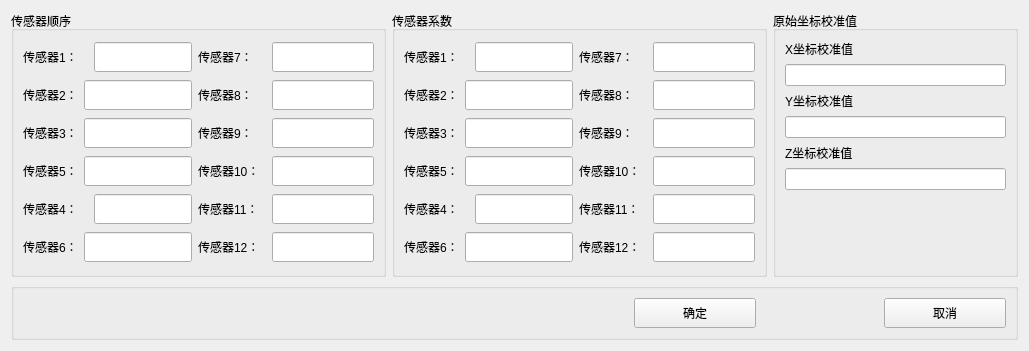
<?xml version="1.0" encoding="UTF-8"?>
<ui version="4.0">
 <class>disp2dpara</class>
 <widget class="QWidget" name="disp2dpara">
  <property name="geometry">
   <rect>
    <x>0</x>
    <y>0</y>
    <width>1029</width>
    <height>351</height>
   </rect>
  </property>
  <property name="windowTitle">
   <string>Form</string>
  </property>
  <layout class="QGridLayout" name="gridLayout_3">
   <item row="0" column="0">
    <layout class="QHBoxLayout" name="horizontalLayout_18">
     <item>
      <widget class="QGroupBox" name="groupBox">
       <property name="title">
        <string>传感器顺序</string>
       </property>
       <layout class="QGridLayout" name="gridLayout">
        <item row="3" column="0">
         <layout class="QHBoxLayout" name="horizontalLayout_6" stretch="0,6">
          <property name="spacing">
           <number>6</number>
          </property>
          <item>
           <widget class="QLabel" name="label_5">
            <property name="text">
             <string>传感器5：</string>
            </property>
           </widget>
          </item>
          <item>
           <widget class="QLineEdit" name="edit_Sensor5Order">
            <property name="minimumSize">
             <size>
              <width>0</width>
              <height>30</height>
             </size>
            </property>
           </widget>
          </item>
         </layout>
        </item>
        <item row="0" column="0">
         <layout class="QHBoxLayout" name="horizontalLayout_2" stretch="4,6">
          <item>
           <widget class="QLabel" name="label">
            <property name="text">
             <string>传感器1：</string>
            </property>
           </widget>
          </item>
          <item>
           <widget class="QLineEdit" name="edit_Sensor1Order">
            <property name="minimumSize">
             <size>
              <width>0</width>
              <height>30</height>
             </size>
            </property>
           </widget>
          </item>
         </layout>
        </item>
        <item row="4" column="0">
         <layout class="QHBoxLayout" name="horizontalLayout_5" stretch="4,6">
          <item>
           <widget class="QLabel" name="label_3">
            <property name="text">
             <string>传感器4：</string>
            </property>
           </widget>
          </item>
          <item>
           <widget class="QLineEdit" name="edit_Sensor4Order">
            <property name="minimumSize">
             <size>
              <width>0</width>
              <height>30</height>
             </size>
            </property>
           </widget>
          </item>
         </layout>
        </item>
        <item row="1" column="0">
         <layout class="QHBoxLayout" name="horizontalLayout_3">
          <item>
           <widget class="QLabel" name="label_2">
            <property name="text">
             <string>传感器2：</string>
            </property>
           </widget>
          </item>
          <item>
           <widget class="QLineEdit" name="edit_Sensor2Order">
            <property name="minimumSize">
             <size>
              <width>0</width>
              <height>30</height>
             </size>
            </property>
           </widget>
          </item>
         </layout>
        </item>
        <item row="2" column="0">
         <layout class="QHBoxLayout" name="horizontalLayout_4">
          <item>
           <widget class="QLabel" name="label_4">
            <property name="text">
             <string>传感器3：</string>
            </property>
           </widget>
          </item>
          <item>
           <widget class="QLineEdit" name="edit_Sensor3Order">
            <property name="minimumSize">
             <size>
              <width>0</width>
              <height>30</height>
             </size>
            </property>
           </widget>
          </item>
         </layout>
        </item>
        <item row="5" column="0">
         <layout class="QHBoxLayout" name="horizontalLayout_7" stretch="0,6">
          <item>
           <widget class="QLabel" name="label_6">
            <property name="text">
             <string>传感器6：</string>
            </property>
           </widget>
          </item>
          <item>
           <widget class="QLineEdit" name="edit_Sensor6Order">
            <property name="minimumSize">
             <size>
              <width>0</width>
              <height>30</height>
             </size>
            </property>
           </widget>
          </item>
         </layout>
        </item>
        <item row="0" column="1">
         <layout class="QHBoxLayout" name="horizontalLayout_19" stretch="4,6">
          <item>
           <widget class="QLabel" name="label_17">
            <property name="text">
             <string>传感器7：</string>
            </property>
           </widget>
          </item>
          <item>
           <widget class="QLineEdit" name="edit_Sensor7Order">
            <property name="minimumSize">
             <size>
              <width>0</width>
              <height>30</height>
             </size>
            </property>
           </widget>
          </item>
         </layout>
        </item>
        <item row="1" column="1">
         <layout class="QHBoxLayout" name="horizontalLayout_20" stretch="4,6">
          <item>
           <widget class="QLabel" name="label_18">
            <property name="text">
             <string>传感器8：</string>
            </property>
           </widget>
          </item>
          <item>
           <widget class="QLineEdit" name="edit_Sensor8Order">
            <property name="minimumSize">
             <size>
              <width>0</width>
              <height>30</height>
             </size>
            </property>
           </widget>
          </item>
         </layout>
        </item>
        <item row="2" column="1">
         <layout class="QHBoxLayout" name="horizontalLayout_21" stretch="4,6">
          <item>
           <widget class="QLabel" name="label_19">
            <property name="text">
             <string>传感器9：</string>
            </property>
           </widget>
          </item>
          <item>
           <widget class="QLineEdit" name="edit_Sensor9Order">
            <property name="minimumSize">
             <size>
              <width>0</width>
              <height>30</height>
             </size>
            </property>
           </widget>
          </item>
         </layout>
        </item>
        <item row="3" column="1">
         <layout class="QHBoxLayout" name="horizontalLayout_22" stretch="4,6">
          <item>
           <widget class="QLabel" name="label_20">
            <property name="text">
             <string>传感器10：</string>
            </property>
           </widget>
          </item>
          <item>
           <widget class="QLineEdit" name="edit_Sensor10Order">
            <property name="minimumSize">
             <size>
              <width>0</width>
              <height>30</height>
             </size>
            </property>
           </widget>
          </item>
         </layout>
        </item>
        <item row="4" column="1">
         <layout class="QHBoxLayout" name="horizontalLayout_23" stretch="4,6">
          <item>
           <widget class="QLabel" name="label_21">
            <property name="text">
             <string>传感器11：</string>
            </property>
           </widget>
          </item>
          <item>
           <widget class="QLineEdit" name="edit_Sensor11Order">
            <property name="minimumSize">
             <size>
              <width>0</width>
              <height>30</height>
             </size>
            </property>
           </widget>
          </item>
         </layout>
        </item>
        <item row="5" column="1">
         <layout class="QHBoxLayout" name="horizontalLayout_24" stretch="4,6">
          <item>
           <widget class="QLabel" name="label_22">
            <property name="text">
             <string>传感器12：</string>
            </property>
           </widget>
          </item>
          <item>
           <widget class="QLineEdit" name="edit_Sensor12Order">
            <property name="minimumSize">
             <size>
              <width>0</width>
              <height>30</height>
             </size>
            </property>
           </widget>
          </item>
         </layout>
        </item>
       </layout>
      </widget>
     </item>
     <item>
      <widget class="QGroupBox" name="groupBox_2">
       <property name="title">
        <string>传感器系数</string>
       </property>
       <layout class="QGridLayout" name="gridLayout_2">
        <item row="0" column="2">
         <layout class="QHBoxLayout" name="horizontalLayout_25" stretch="4,6">
          <item>
           <widget class="QLabel" name="label_23">
            <property name="text">
             <string>传感器7：</string>
            </property>
           </widget>
          </item>
          <item>
           <widget class="QLineEdit" name="edit_Sensor7Para">
            <property name="minimumSize">
             <size>
              <width>0</width>
              <height>30</height>
             </size>
            </property>
           </widget>
          </item>
         </layout>
        </item>
        <item row="3" column="2">
         <layout class="QHBoxLayout" name="horizontalLayout_28" stretch="4,6">
          <item>
           <widget class="QLabel" name="label_26">
            <property name="text">
             <string>传感器10：</string>
            </property>
           </widget>
          </item>
          <item>
           <widget class="QLineEdit" name="edit_Sensor10Para">
            <property name="minimumSize">
             <size>
              <width>0</width>
              <height>30</height>
             </size>
            </property>
           </widget>
          </item>
         </layout>
        </item>
        <item row="5" column="2">
         <layout class="QHBoxLayout" name="horizontalLayout_30" stretch="4,6">
          <item>
           <widget class="QLabel" name="label_28">
            <property name="text">
             <string>传感器12：</string>
            </property>
           </widget>
          </item>
          <item>
           <widget class="QLineEdit" name="edit_Sensor12Para">
            <property name="minimumSize">
             <size>
              <width>0</width>
              <height>30</height>
             </size>
            </property>
           </widget>
          </item>
         </layout>
        </item>
        <item row="1" column="2">
         <layout class="QHBoxLayout" name="horizontalLayout_26" stretch="4,6">
          <item>
           <widget class="QLabel" name="label_24">
            <property name="text">
             <string>传感器8：</string>
            </property>
           </widget>
          </item>
          <item>
           <widget class="QLineEdit" name="edit_Sensor8Para">
            <property name="minimumSize">
             <size>
              <width>0</width>
              <height>30</height>
             </size>
            </property>
           </widget>
          </item>
         </layout>
        </item>
        <item row="4" column="2">
         <layout class="QHBoxLayout" name="horizontalLayout_29" stretch="4,6">
          <item>
           <widget class="QLabel" name="label_27">
            <property name="text">
             <string>传感器11：</string>
            </property>
           </widget>
          </item>
          <item>
           <widget class="QLineEdit" name="edit_Sensor11Para">
            <property name="minimumSize">
             <size>
              <width>0</width>
              <height>30</height>
             </size>
            </property>
           </widget>
          </item>
         </layout>
        </item>
        <item row="4" column="1">
         <layout class="QHBoxLayout" name="horizontalLayout_11" stretch="4,6">
          <item>
           <widget class="QLabel" name="label_10">
            <property name="text">
             <string>传感器4：</string>
            </property>
           </widget>
          </item>
          <item>
           <widget class="QLineEdit" name="edit_Sensor4Para">
            <property name="minimumSize">
             <size>
              <width>0</width>
              <height>30</height>
             </size>
            </property>
           </widget>
          </item>
         </layout>
        </item>
        <item row="2" column="1">
         <layout class="QHBoxLayout" name="horizontalLayout_10">
          <item>
           <widget class="QLabel" name="label_9">
            <property name="text">
             <string>传感器3：</string>
            </property>
           </widget>
          </item>
          <item>
           <widget class="QLineEdit" name="edit_Sensor3Para">
            <property name="minimumSize">
             <size>
              <width>0</width>
              <height>30</height>
             </size>
            </property>
           </widget>
          </item>
         </layout>
        </item>
        <item row="0" column="1">
         <layout class="QHBoxLayout" name="horizontalLayout_8" stretch="4,6">
          <item>
           <widget class="QLabel" name="label_7">
            <property name="text">
             <string>传感器1：</string>
            </property>
           </widget>
          </item>
          <item>
           <widget class="QLineEdit" name="edit_Sensor1Para">
            <property name="minimumSize">
             <size>
              <width>0</width>
              <height>30</height>
             </size>
            </property>
           </widget>
          </item>
         </layout>
        </item>
        <item row="3" column="1">
         <layout class="QHBoxLayout" name="horizontalLayout_12" stretch="0,6">
          <property name="spacing">
           <number>6</number>
          </property>
          <item>
           <widget class="QLabel" name="label_11">
            <property name="text">
             <string>传感器5：</string>
            </property>
           </widget>
          </item>
          <item>
           <widget class="QLineEdit" name="edit_Sensor5Para">
            <property name="minimumSize">
             <size>
              <width>0</width>
              <height>30</height>
             </size>
            </property>
           </widget>
          </item>
         </layout>
        </item>
        <item row="5" column="1">
         <layout class="QHBoxLayout" name="horizontalLayout_13" stretch="0,6">
          <item>
           <widget class="QLabel" name="label_12">
            <property name="text">
             <string>传感器6：</string>
            </property>
           </widget>
          </item>
          <item>
           <widget class="QLineEdit" name="edit_Sensor6Para">
            <property name="minimumSize">
             <size>
              <width>0</width>
              <height>30</height>
             </size>
            </property>
           </widget>
          </item>
         </layout>
        </item>
        <item row="2" column="2">
         <layout class="QHBoxLayout" name="horizontalLayout_27" stretch="4,6">
          <item>
           <widget class="QLabel" name="label_25">
            <property name="text">
             <string>传感器9：</string>
            </property>
           </widget>
          </item>
          <item>
           <widget class="QLineEdit" name="edit_Sensor9Para">
            <property name="minimumSize">
             <size>
              <width>0</width>
              <height>30</height>
             </size>
            </property>
           </widget>
          </item>
         </layout>
        </item>
        <item row="1" column="1">
         <layout class="QHBoxLayout" name="horizontalLayout_9">
          <item>
           <widget class="QLabel" name="label_8">
            <property name="text">
             <string>传感器2：</string>
            </property>
           </widget>
          </item>
          <item>
           <widget class="QLineEdit" name="edit_Sensor2Para">
            <property name="minimumSize">
             <size>
              <width>0</width>
              <height>30</height>
             </size>
            </property>
           </widget>
          </item>
         </layout>
        </item>
       </layout>
      </widget>
     </item>
     <item>
      <widget class="QGroupBox" name="groupBox_4">
       <property name="title">
        <string>原始坐标校准值</string>
       </property>
       <layout class="QVBoxLayout" name="verticalLayout_3">
        <item>
         <layout class="QVBoxLayout" name="verticalLayout">
          <item>
           <widget class="QLabel" name="label_13">
            <property name="text">
             <string>X坐标校准值</string>
            </property>
           </widget>
          </item>
          <item>
           <widget class="QLineEdit" name="edit_Xaxis"/>
          </item>
         </layout>
        </item>
        <item>
         <layout class="QVBoxLayout" name="verticalLayout_4">
          <item>
           <widget class="QLabel" name="label_14">
            <property name="text">
             <string>Y坐标校准值</string>
            </property>
           </widget>
          </item>
          <item>
           <widget class="QLineEdit" name="edit_Yaxis"/>
          </item>
         </layout>
        </item>
        <item>
         <layout class="QVBoxLayout" name="verticalLayout_2">
          <item>
           <widget class="QLabel" name="label_15">
            <property name="text">
             <string>Z坐标校准值</string>
            </property>
           </widget>
          </item>
          <item>
           <widget class="QLineEdit" name="edit_Zaxis"/>
          </item>
         </layout>
        </item>
        <item>
         <spacer name="verticalSpacer">
          <property name="orientation">
           <enum>Qt::Vertical</enum>
          </property>
          <property name="sizeHint" stdset="0">
           <size>
            <width>20</width>
            <height>40</height>
           </size>
          </property>
         </spacer>
        </item>
       </layout>
      </widget>
     </item>
    </layout>
   </item>
   <item row="1" column="0">
    <widget class="QGroupBox" name="groupBox_3">
     <property name="title">
      <string/>
     </property>
     <layout class="QHBoxLayout" name="horizontalLayout" stretch="20,4,4,4">
      <item>
       <spacer name="horizontalSpacer">
        <property name="orientation">
         <enum>Qt::Horizontal</enum>
        </property>
        <property name="sizeHint" stdset="0">
         <size>
          <width>325</width>
          <height>20</height>
         </size>
        </property>
       </spacer>
      </item>
      <item>
       <widget class="QPushButton" name="pbtn_SenerSet">
        <property name="minimumSize">
         <size>
          <width>0</width>
          <height>30</height>
         </size>
        </property>
        <property name="text">
         <string>确定</string>
        </property>
       </widget>
      </item>
      <item>
       <spacer name="horizontalSpacer_2">
        <property name="orientation">
         <enum>Qt::Horizontal</enum>
        </property>
        <property name="sizeHint" stdset="0">
         <size>
          <width>62</width>
          <height>20</height>
         </size>
        </property>
       </spacer>
      </item>
      <item>
       <widget class="QPushButton" name="pbtn_SenerCancel">
        <property name="minimumSize">
         <size>
          <width>0</width>
          <height>30</height>
         </size>
        </property>
        <property name="text">
         <string>取消</string>
        </property>
       </widget>
      </item>
     </layout>
    </widget>
   </item>
  </layout>
 </widget>
 <resources/>
 <connections/>
</ui>
